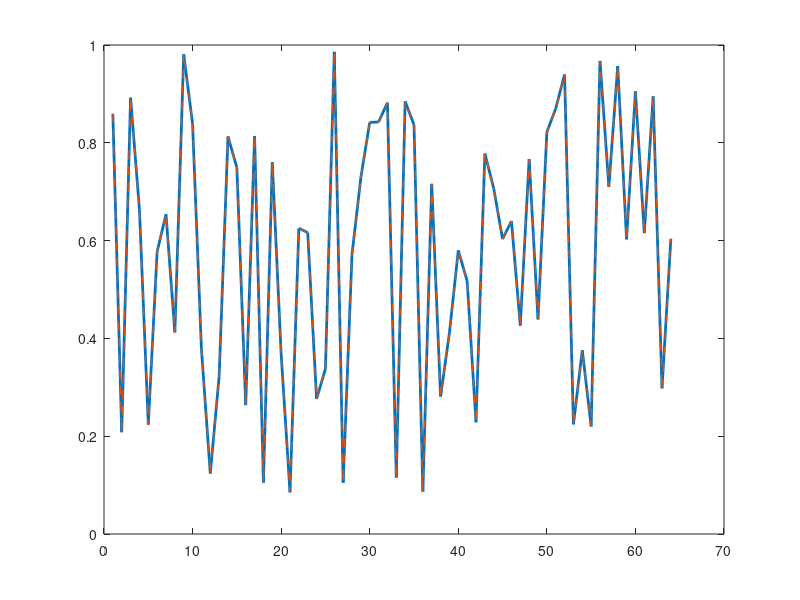
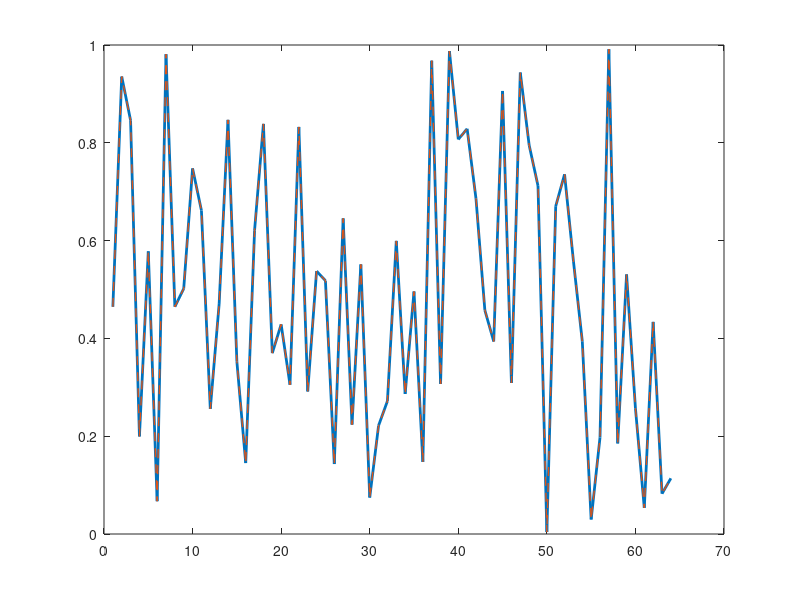
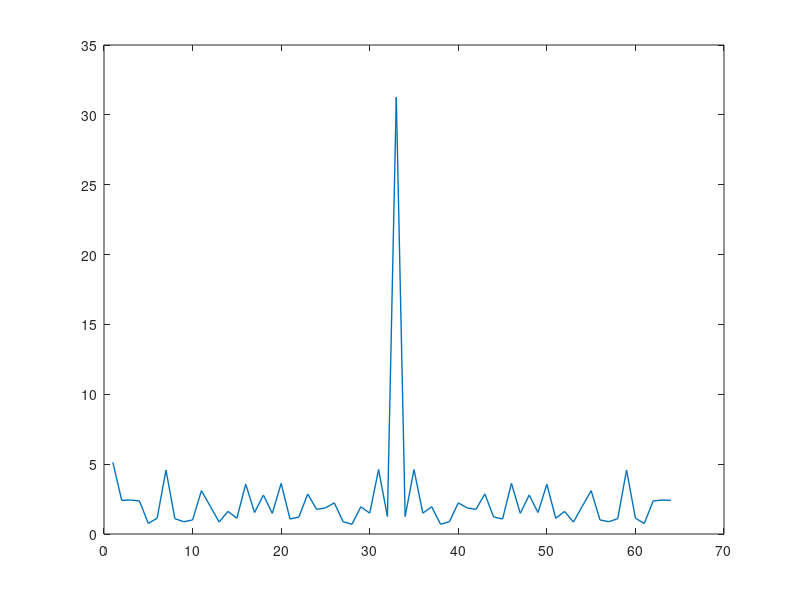

Here is the MATLAB script that generated these plots, in order:
%%
n = 64;
s = rand(1,n);
ks = fftshift(fft(s));
s_r = ifft(ifftshift(ks));
figure
plot(real(s),'LineWidth',2);hold on
plot(real(s_r),'--','LineWidth',1);
%%
n = 64;
s = rand(1,n);
b = (0:n-1) - (n/2);
p = b*pi;
s_tmp = s.*exp(-1j*p);
ks = fft(s_tmp);
s_tmp = ifft(ks);
s_r = s_tmp.*exp(1j*p);
figure
plot(real(s),'LineWidth',2);hold on
plot(real(s_r),'--','LineWidth',1);
figure
plot(abs(ks),'LineWidth',1)












